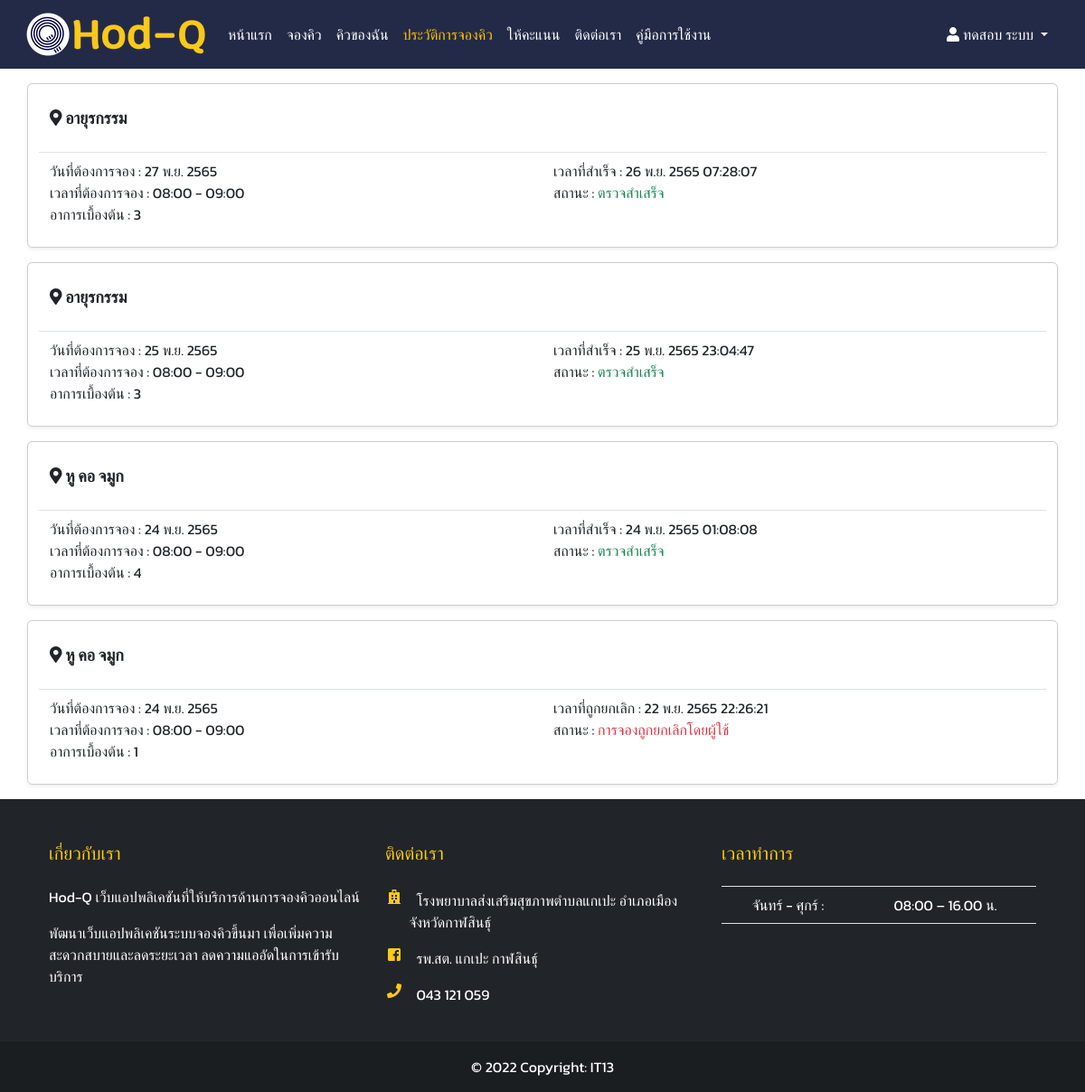
The app's page /history.php (signed in) with its own data.
### tables this page shows
CREATE TABLE `queue_list` (
  `ql_id` int(45) NOT NULL,
  `ql_detail` varchar(999) NOT NULL,
  `ql_no` int(45) NOT NULL,
  `q_id` int(10) NOT NULL,
  `ps_idCard` varchar(40) NOT NULL,
  `ql_status` int(11) NOT NULL,
  `create_at` datetime NOT NULL,
  `update_at` datetime NOT NULL,
  `succeed_at` datetime NOT NULL,
  `time_spent` int(30) NOT NULL
);

CREATE TABLE `department` (
  `dp_id` int(11) NOT NULL,
  `dp_name` varchar(45) NOT NULL,
  `dp_img` varchar(45) NOT NULL
);

CREATE TABLE `queue` (
  `q_id` int(11) NOT NULL,
  `q_max` int(10) NOT NULL,
  `q_date` date NOT NULL,
  `q_time` varchar(999) NOT NULL,
  `sf_username` varchar(45) NOT NULL,
  `dp_id` int(10) NOT NULL
);

### history.php (the view, shortened to what this page needs)
<html lang="en">
<head>
    <link rel="stylesheet" href="./assets/css/styles.css">
    <link rel="stylesheet" href="./assets/css/history.css">
    <link rel="stylesheet" href="https://cdn.jsdelivr.net/npm/bootstrap@4.5.3/dist/css/bootstrap.min.css">
    <link href="https://cdn.jsdelivr.net/npm/bootstrap@5.0.2/dist/css/bootstrap.min.css" rel="stylesheet">
    <link rel="stylesheet" href="https://maxst.icons8.com/vue-static/landings/line-awesome/line-awesome/1.3.0/css/line-awesome.min.css" />
</head>
<body class="d-flex flex-column min-vh-100">
    <?php
    include "./menu.php";
    include "./connectDB/connectDB.php";
    function DateThai($strDate)
    {
        $strYear = date("Y", strtotime($strDate)) + 543;
        $strMonth = date("n", strtotime($strDate));
        $strDay = date("j", strtotime($strDate));
        $strMonthCut = array("", "ม.ค.", "ก.พ.", "มี.ค.", "เม.ย.", "พ.ค.", "มิ.ย.", "ก.ค.", "ส.ค.", "ก.ย.", "ต.ค.", "พ.ย.", "ธ.ค.");
        $strMonthThai = $strMonthCut[$strMonth];
        $strTime = date("H:i:s", strtotime($strDate));
        return "$strDay $strMonthThai $strYear $strTime";
    }
    function DateThai2($strDate)
    {
        $strYear = date("Y", strtotime($strDate)) + 543;
        $strMonth = date("n", strtotime($strDate));
        $strDay = date("j", strtotime($strDate));
        $strMonthCut = array("", "ม.ค.", "ก.พ.", "มี.ค.", "เม.ย.", "พ.ค.", "มิ.ย.", "ก.ค.", "ส.ค.", "ก.ย.", "ต.ค.", "พ.ย.", "ธ.ค.");
        $strMonthThai = $strMonthCut[$strMonth];
        return "$strDay $strMonthThai $strYear ";
    }
    ?>
    <div class="container-fuild">
        <?php
        $sql_my = "SELECT * FROM `queue_list` WHERE `ps_idCard` = '" . $_SESSION['id_card'] . "' ORDER BY create_at DESC;";
        $rs_my = mysqli_query($conn, $sql_my);
        while ($row_my = mysqli_fetch_row($rs_my)) {
            $sql_department = "SELECT department.dp_name FROM `queue` JOIN department ON queue.dp_id = department.dp_id WHERE`q_id` = '" . $row_my[3] . "'";
            $rs_department = mysqli_query($conn, $sql_department);
            $row_department = mysqli_fetch_row($rs_department);
            $sql_timezone = "SELECT * FROM `queue` WHERE `q_id` = '" . $row_my[3] . "'";
            $rs_timezone = mysqli_query($conn, $sql_timezone);
            $row_timezone = mysqli_fetch_row($rs_timezone);
            if ($row_my[5] == 4) {
        ?>
                <section class="boxBorder mt-3 mb-3 text-center shadow-sm">
                    <div class="row mb-2">
                        <p class="title"><i class="fas fa-map-marker-alt"></i> <?php echo $row_department[0]; ?></p>
                    </div>
                    <div class="row ">
                        <div class="col-md-6  text-left border-top pt-2">
                            <p class="info ">วันที่ต้องการจอง : <?php echo DateThai2($row_timezone[2]); ?></p>
                            <p class="info ">เวลาที่ต้องการจอง : <?php echo $row_timezone[3]; ?></p>
                            <p class="info">อาการเบื้องต้น : <?php echo $row_my[1]  ?></p>
                        </div>
                        <div class="col-md-6 border-top pt-2">
                            <p class="info">เวลาที่ถูกยกเลิก : <?php echo DateThai($row_my[7]) ?></p>
                            <p class="info">สถานะ : <span class="text-danger">การจองถูกยกเลิกโดยผู้ใช้</span></p>
                        </div>
                    </div>
                </section>
            <?php
            } elseif ($row_my[5] == 3) {
            ?>
                <section class="boxBorder mt-3 mb-3 text-center shadow-sm">
                    <div class="row mb-2">
                        <p class="title"><i class="fas fa-map-marker-alt"></i> <?php echo $row_department[0]; ?></p>
                    </div>
                    <div class="row ">
                        <div class="col-md-6  text-left border-top pt-2">
                            <p class="info ">วันที่ต้องการจอง : <?php echo DateThai2($row_timezone[2]); ?></p>
                            <p class="info ">เวลาที่ต้องการจอง : <?php echo $row_timezone[3]; ?></p>
                            <p class="info">อาการเบื้องต้น : <?php echo $row_my[1]  ?></p>
                        </div>
                        <div class="col-md-6 border-top pt-2">
                            <p class="info">เวลาที่สำเร็จ : <?php echo DateThai($row_my[8])  ?></p>
                            <p class="info">สถานะ : <span class="text-success">ตรวจสำเสร็จ</span>
                        </div>
                    </div>
                </section>
            <?php
            }
        }
        ?>
    </div>
    <?php
    include "./footer.php";
    ?>
</body>
</html>

### assets/css/styles.css (style rules this page uses)
* { box-sizing: border-box; padding: 0; margin: 0; font-family: 'Kanit', sans-serif; }

### assets/css/history.css (style rules this page uses)
.boxBorder { width: 70%; margin: auto; border: 1px solid #ccc; border-radius: 0.35rem; padding: 1.5rem; }
p.info { margin-bottom: 0rem; }
.title { font-size: 18px; font-weight: 700; text-align: left; }
.info { font-size: 16px; text-align: left; }
@media (max-width: 1200px) { .boxBorder { width: 95%; } }

### records on screen
queue_list: department.dp_name "อายุรกรรม", q.q_date "27 พ.ย. 2565", q.q_time "08:00 - 09:00", ql_detail "3", succeed_at "26 พ.ย. 2565 07:28:07"
queue_list: department.dp_name "อายุรกรรม", q.q_date "25 พ.ย. 2565", q.q_time "08:00 - 09:00", ql_detail "3", succeed_at "25 พ.ย. 2565 23:04:47"
queue_list: department.dp_name "หู คอ จมูก", q.q_date "24 พ.ย. 2565", q.q_time "08:00 - 09:00", ql_detail "4", succeed_at "24 พ.ย. 2565 01:08:08"
queue_list: department.dp_name "หู คอ จมูก", q.q_date "24 พ.ย. 2565", q.q_time "08:00 - 09:00", ql_detail "1", update_at "22 พ.ย. 2565 22:26:21"

### other values on screen
$_SESSION['name'] "ทดสอบ ระบบ"
